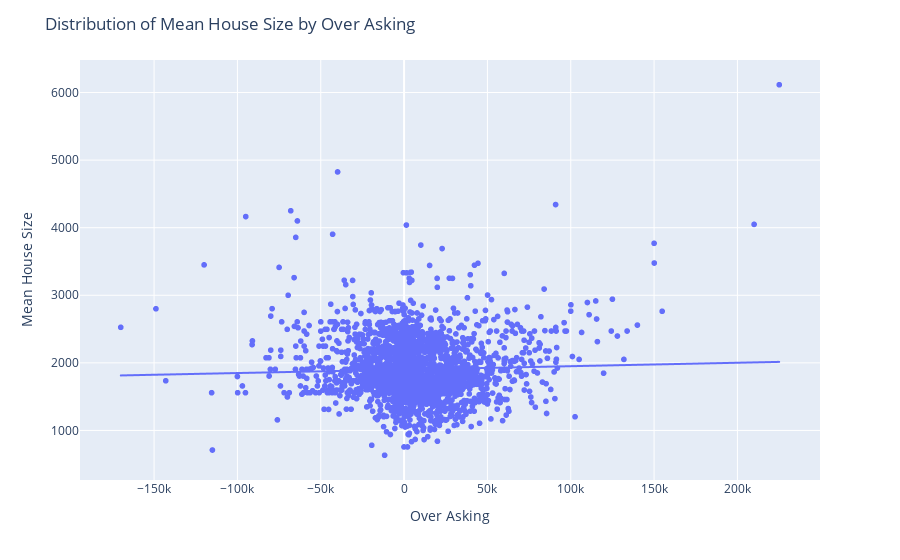

The code cell stored with this chart in its notebook:
### Code cell
df_mean = th_df.groupby('Over Asking')['SqFt'].mean().reset_index()

fig = px.scatter(df_mean, x='Over Asking', y='SqFt', trendline='ols', 
                 labels={'Over Asking':'Over Asking', 'SqFt':'Mean House Size'})
fig.update_layout(title='Distribution of Mean House Size by Over Asking')
fig.show()

### Figure 1 — Plotly figure (JSON) as saved in the notebook; plotly's stock layout.template omitted (floating-point values rounded to 4 significant figures; data arrays with more than 128 entries replaced by an {"elided": "..."} marker saying what was removed)
{"data": [{"hovertemplate": "Over Asking=%{x}<br>Mean House Size=%{y}<extra></extra>", "legendgroup": "", "marker": {"color": "#636efa", "symbol": "circle"}, "mode": "markers", "name": "", "showlegend": false, "type": "scattergl", "x": {"elided": "2688 int values"}, "xaxis": "x", "y": {"elided": "2688 float values"}, "yaxis": "y"}, {"hovertemplate": "<b>OLS trendline</b><br>SqFt = 0.00050712 * Over Asking + 1900.02<br>R<sup>2</sup>=0.001206<br><br>Over Asking=%{x}<br>Mean House Size=%{y} <b>(trend)</b><extra></extra>", "legendgroup": "", "marker": {"color": "#636efa", "symbol": "circle"}, "mode": "lines", "name": "", "showlegend": false, "type": "scattergl", "x": {"elided": "2688 int values"}, "xaxis": "x", "y": {"elided": "2688 float values"}, "yaxis": "y"}], "layout": {"legend": {"tracegroupgap": 0}, "margin": {"t": 60}, "title": {"text": "Distribution of Mean House Size by Over Asking"}, "xaxis": {"anchor": "y", "domain": [0, 1], "title": {"text": "Over Asking"}}, "yaxis": {"anchor": "x", "domain": [0, 1], "title": {"text": "Mean House Size"}}}}
